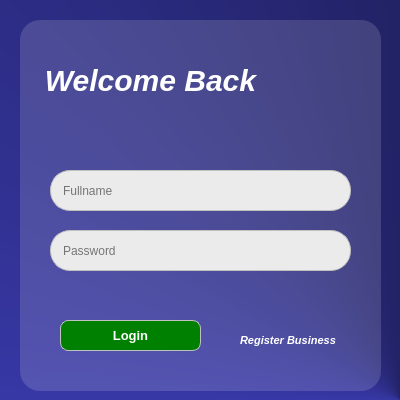
<?xml version="1.0" encoding="UTF-8"?>
<ui version="4.0">
 <class>Form</class>
 <widget class="QDialog" name="Form">
  <property name="geometry">
   <rect>
    <x>0</x>
    <y>0</y>
    <width>400</width>
    <height>400</height>
   </rect>
  </property>
  <property name="minimumSize">
   <size>
    <width>400</width>
    <height>400</height>
   </size>
  </property>
  <property name="maximumSize">
   <size>
    <width>400</width>
    <height>400</height>
   </size>
  </property>
  <property name="windowTitle">
   <string>Fashion Management System - Login</string>
  </property>
  <property name="windowIcon">
   <iconset>
    <normaloff>../../Downloads/skillConnectLogo.png</normaloff>../../Downloads/skillConnectLogo.png</iconset>
  </property>
  <property name="styleSheet">
   <string notr="true">background-color: qconicalgradient(cx:1, cy:1, angle:305.9, stop:0 rgba(0, 0, 0, 255), stop:1 rgba(85, 85, 255, 255));</string>
  </property>
  <widget class="QStackedWidget" name="stackedWidget">
   <property name="geometry">
    <rect>
     <x>20</x>
     <y>20</y>
     <width>361</width>
     <height>371</height>
    </rect>
   </property>
   <property name="styleSheet">
    <string notr="true">background-color: qlineargradient(spread:pad, x1:0, y1:0, x2:1, y2:0, stop:1 rgba(255, 255, 255, 19));
border-radius: 20px;
</string>
   </property>
   <property name="currentIndex">
    <number>1</number>
   </property>
   <widget class="QWidget" name="registerPage">
    <property name="styleSheet">
     <string notr="true">border-radius: 20px;</string>
    </property>
    <widget class="QLabel" name="lblRegisterBusiness">
     <property name="geometry">
      <rect>
       <x>30</x>
       <y>20</y>
       <width>311</width>
       <height>41</height>
      </rect>
     </property>
     <property name="font">
      <font>
       <pointsize>-1</pointsize>
       <weight>75</weight>
       <italic>true</italic>
       <bold>true</bold>
      </font>
     </property>
     <property name="styleSheet">
      <string notr="true">font-size: 30px;
background: transparent;
color: white;</string>
     </property>
     <property name="text">
      <string>Register Business</string>
     </property>
     <property name="alignment">
      <set>Qt::AlignCenter</set>
     </property>
    </widget>
    <widget class="QLineEdit" name="confpassFld">
     <property name="geometry">
      <rect>
       <x>40</x>
       <y>210</y>
       <width>281</width>
       <height>31</height>
      </rect>
     </property>
     <property name="styleSheet">
      <string notr="true">QLineEdit {
    border: 1px solid #C0C0C0;
    border-radius: 13px;
    padding: 6px 10px;
	background-color: rgb(235, 235, 235);
}</string>
     </property>
     <property name="echoMode">
      <enum>QLineEdit::Password</enum>
     </property>
     <property name="placeholderText">
      <string>Confirm Password</string>
     </property>
    </widget>
    <widget class="QPushButton" name="registerBtn">
     <property name="geometry">
      <rect>
       <x>50</x>
       <y>320</y>
       <width>141</width>
       <height>31</height>
      </rect>
     </property>
     <property name="styleSheet">
      <string notr="true">QPushButton{
background-color: green;
border-radius: 8px;
border: 1px solid #C0C0C0;
color: white;
font-size: 13px;
font-weight: bold; 
}
QPushButton:hover{
background-color: rgb(0, 154, 0);
}
</string>
     </property>
     <property name="text">
      <string>Register </string>
     </property>
    </widget>
    <widget class="QLineEdit" name="passFld">
     <property name="geometry">
      <rect>
       <x>40</x>
       <y>150</y>
       <width>281</width>
       <height>31</height>
      </rect>
     </property>
     <property name="styleSheet">
      <string notr="true">QLineEdit {
    border: 1px solid #C0C0C0;
    border-radius: 13px;
    padding: 6px 10px;
	background-color: rgb(235, 235, 235);
}</string>
     </property>
     <property name="echoMode">
      <enum>QLineEdit::Password</enum>
     </property>
     <property name="placeholderText">
      <string>Password</string>
     </property>
    </widget>
    <widget class="QLineEdit" name="fullnameFld">
     <property name="geometry">
      <rect>
       <x>40</x>
       <y>90</y>
       <width>281</width>
       <height>31</height>
      </rect>
     </property>
     <property name="styleSheet">
      <string notr="true">QLineEdit {
    border: 1px solid #C0C0C0;
    border-radius: 13px;
    padding: 6px 10px;
	background-color: rgb(235, 235, 235);
}</string>
     </property>
     <property name="text">
      <string/>
     </property>
     <property name="placeholderText">
      <string>Fullname</string>
     </property>
    </widget>
    <widget class="ClickableLabel" name="login_link">
     <property name="geometry">
      <rect>
       <x>260</x>
       <y>330</y>
       <width>51</width>
       <height>20</height>
      </rect>
     </property>
     <property name="font">
      <font>
       <family>Arial</family>
       <pointsize>8</pointsize>
       <weight>75</weight>
       <italic>true</italic>
       <bold>true</bold>
      </font>
     </property>
     <property name="styleSheet">
      <string notr="true">color: white;
background: transparent;</string>
     </property>
     <property name="text">
      <string>Log in?</string>
     </property>
    </widget>
   </widget>
   <widget class="QWidget" name="LoginPage">
    <property name="styleSheet">
     <string notr="true">border-radius: 20px; </string>
    </property>
    <widget class="QLineEdit" name="loginEmailFld">
     <property name="geometry">
      <rect>
       <x>30</x>
       <y>150</y>
       <width>301</width>
       <height>41</height>
      </rect>
     </property>
     <property name="styleSheet">
      <string notr="true">QLineEdit {
    border: 1px solid #C0C0C0;
    border-radius: 20px;
    padding: 6px 10px;
	background-color: rgb(235, 235, 235);
}</string>
     </property>
     <property name="text">
      <string/>
     </property>
     <property name="placeholderText">
      <string>Fullname</string>
     </property>
    </widget>
    <widget class="QLineEdit" name="logPassFld">
     <property name="geometry">
      <rect>
       <x>30</x>
       <y>210</y>
       <width>301</width>
       <height>41</height>
      </rect>
     </property>
     <property name="styleSheet">
      <string notr="true">QLineEdit {
    border: 1px solid #C0C0C0;
    border-radius: 20px;
    padding: 6px 10px;
	background-color: rgb(235, 235, 235);
}</string>
     </property>
     <property name="echoMode">
      <enum>QLineEdit::Password</enum>
     </property>
     <property name="placeholderText">
      <string>Password</string>
     </property>
    </widget>
    <widget class="QPushButton" name="loginBtn">
     <property name="geometry">
      <rect>
       <x>40</x>
       <y>300</y>
       <width>141</width>
       <height>31</height>
      </rect>
     </property>
     <property name="styleSheet">
      <string notr="true">QPushButton{
background-color: green;
border-radius: 8px;
border: 1px solid #C0C0C0;
color: white;
font-size: 13px;
font-weight: bold; 
}
QPushButton:hover{
background-color: rgb(0, 154, 0);
}
</string>
     </property>
     <property name="text">
      <string>Login</string>
     </property>
    </widget>
    <widget class="QLabel" name="label_5">
     <property name="geometry">
      <rect>
       <x>10</x>
       <y>40</y>
       <width>241</width>
       <height>41</height>
      </rect>
     </property>
     <property name="font">
      <font>
       <pointsize>-1</pointsize>
       <weight>75</weight>
       <italic>true</italic>
       <bold>true</bold>
      </font>
     </property>
     <property name="styleSheet">
      <string notr="true">font-size: 30px;
font-style: italic;
font-weight: bold;
background: transparent;
color: white;</string>
     </property>
     <property name="text">
      <string>Welcome Back</string>
     </property>
     <property name="alignment">
      <set>Qt::AlignCenter</set>
     </property>
    </widget>
    <widget class="QLabel" name="label">
     <property name="geometry">
      <rect>
       <x>186</x>
       <y>470</y>
       <width>171</width>
       <height>20</height>
      </rect>
     </property>
     <property name="styleSheet">
      <string notr="true">QLabel{font-size: 14px;
color: #191970;
}

QLabel:hover{
text-decoration: underline;
}</string>
     </property>
     <property name="text">
      <string>Forgot Password?</string>
     </property>
     <property name="alignment">
      <set>Qt::AlignCenter</set>
     </property>
    </widget>
    <widget class="ClickableLabel" name="createUser_link">
     <property name="geometry">
      <rect>
       <x>220</x>
       <y>310</y>
       <width>111</width>
       <height>20</height>
      </rect>
     </property>
     <property name="font">
      <font>
       <family>Arial</family>
       <pointsize>8</pointsize>
       <weight>75</weight>
       <italic>true</italic>
       <bold>true</bold>
      </font>
     </property>
     <property name="styleSheet">
      <string notr="true">color: white;
background: transparent;</string>
     </property>
     <property name="text">
      <string>Register Business</string>
     </property>
    </widget>
   </widget>
  </widget>
 </widget>
 <customwidgets>
  <customwidget>
   <class>ClickableLabel</class>
   <extends>QLabel</extends>
   <header>login</header>
  </customwidget>
 </customwidgets>
 <resources/>
 <connections/>
</ui>
